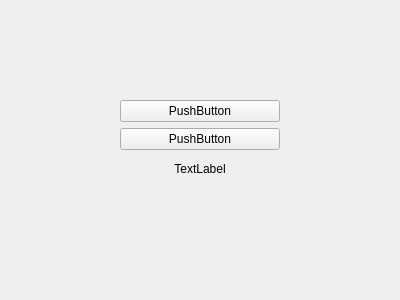
<?xml version="1.0" encoding="UTF-8"?>
<ui version="4.0">
 <class>Form</class>
 <widget class="QWidget" name="Form">
  <property name="enabled">
   <bool>true</bool>
  </property>
  <property name="geometry">
   <rect>
    <x>0</x>
    <y>0</y>
    <width>400</width>
    <height>300</height>
   </rect>
  </property>
  <property name="windowTitle">
   <string>Form</string>
  </property>
  <widget class="QWidget" name="verticalLayoutWidget">
   <property name="geometry">
    <rect>
     <x>120</x>
     <y>100</y>
     <width>160</width>
     <height>81</height>
    </rect>
   </property>
   <layout class="QVBoxLayout" name="verticalLayout">
    <item>
     <widget class="QPushButton" name="pushButton">
      <property name="text">
       <string>PushButton</string>
      </property>
     </widget>
    </item>
    <item>
     <widget class="QPushButton" name="pushButton_2">
      <property name="text">
       <string>PushButton</string>
      </property>
     </widget>
    </item>
    <item>
     <widget class="QLabel" name="label">
      <property name="text">
       <string>TextLabel</string>
      </property>
      <property name="alignment">
       <set>Qt::AlignCenter</set>
      </property>
     </widget>
    </item>
   </layout>
  </widget>
 </widget>
 <resources/>
 <connections>
  <connection>
   <sender>pushButton</sender>
   <signal>clicked()</signal>
   <receiver>Form</receiver>
   <slot>put_text()</slot>
   <hints>
    <hint type="sourcelabel">
     <x>217</x>
     <y>111</y>
    </hint>
    <hint type="destinationlabel">
     <x>216</x>
     <y>218</y>
    </hint>
   </hints>
  </connection>
  <connection>
   <sender>pushButton_2</sender>
   <signal>clicked()</signal>
   <receiver>Form</receiver>
   <slot>put_text2()</slot>
   <hints>
    <hint type="sourcelabel">
     <x>198</x>
     <y>144</y>
    </hint>
    <hint type="destinationlabel">
     <x>282</x>
     <y>224</y>
    </hint>
   </hints>
  </connection>
 </connections>
 <slots>
  <signal>clicked()</signal>
  <slot>put_text()</slot>
  <slot>put_text2()</slot>
 </slots>
</ui>
